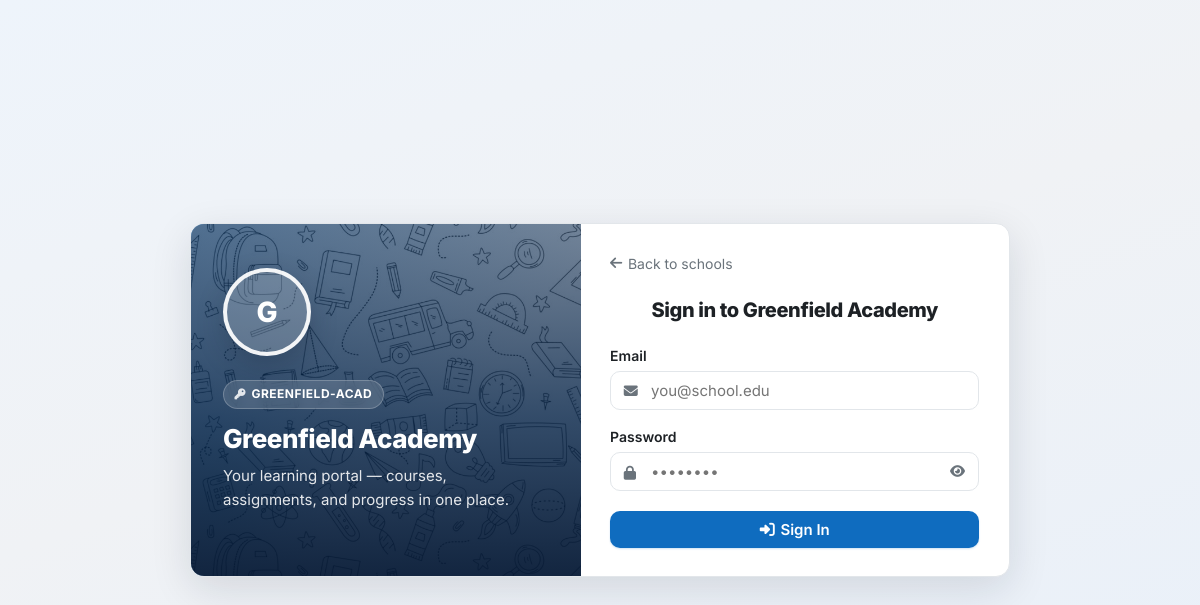
/login.php?code=GREENFIELD-ACAD, run on the app's committed database.
### tables this page shows
CREATE TABLE schools (
    id INT UNSIGNED AUTO_INCREMENT PRIMARY KEY,
    name VARCHAR(255) NOT NULL,
    slug VARCHAR(255) NOT NULL UNIQUE,
    school_code VARCHAR(32) DEFAULT NULL UNIQUE,
    email VARCHAR(255) NOT NULL,
    phone VARCHAR(50) DEFAULT NULL,
    address TEXT DEFAULT NULL,
    cover_image VARCHAR(512) DEFAULT NULL,
    logo_image VARCHAR(512) DEFAULT NULL,
    status ENUM('pending', 'active', 'rejected', 'suspended') NOT NULL DEFAULT 'pending',
    registered_at DATETIME NOT NULL DEFAULT CURRENT_TIMESTAMP,
    approved_at DATETIME DEFAULT NULL,
    approved_by INT UNSIGNED DEFAULT NULL,
    created_at DATETIME NOT NULL DEFAULT CURRENT_TIMESTAMP,
    updated_at DATETIME NOT NULL DEFAULT CURRENT_TIMESTAMP ON UPDATE CURRENT_TIMESTAMP
);

### includes/bootstrap.php (called while the page is built, shortened)
<?php
require_once __DIR__ . '/env.php';
require_once __DIR__ . '/helpers.php';
function db(): PDO
{
    static $pdo = null;
    if ($pdo === null) {
        $config = require __DIR__ . '/../config/database.php';
        $dsn = sprintf(
            'mysql:host=%s;dbname=%s;charset=%s',
            $config['host'],
            $config['dbname'],
            $config['charset']
        );
        $pdo = new PDO($dsn, $config['username'], $config['password'], [
            PDO::ATTR_ERRMODE            => PDO::ERRMODE_EXCEPTION,
            PDO::ATTR_DEFAULT_FETCH_MODE => PDO::FETCH_ASSOC,
            PDO::ATTR_EMULATE_PREPARES   => false,
            PDO::MYSQL_ATTR_INIT_COMMAND => "SET time_zone = '+00:00'",
        ]);
    }
    return $pdo;
}
require_once __DIR__ . '/auth.php';

### includes/auth.php (called while the page is built, shortened)
<?php
function resolveLoginSchool(?string $slug, int $id = 0, ?string $code = null): ?array
{
    if ($code !== null && $code !== '') {
        $stmt = db()->prepare('SELECT * FROM schools WHERE UPPER(school_code) = UPPER(?)');
        $stmt->execute([trim($code)]);
        return $stmt->fetch() ?: null;
    }
    return null;
}

### login.php (the view, shortened to what this page needs)
<?php
require_once __DIR__ . '/includes/bootstrap.php';
$prefillCode = normalizeSchoolCode($_GET['code'] ?? '');
$school = null;
if ($prefillCode !== '') {
    $school = resolveLoginSchool(null, 0, $prefillCode);
} elseif (trim($_GET['school'] ?? '') !== '') {
    $school = resolveLoginSchool(trim($_GET['school']), 0, null);
}
$schoolPreselected = $school
    && $school['status'] === 'active'
    && (
        (int) ($_POST['school_id'] ?? 0) > 0
        || ($_SERVER['REQUEST_METHOD'] !== 'POST' && ($prefillCode !== '' || trim($_GET['school'] ?? '') !== ''))
    );
$formAction = 'login.php';
$backUrl = $schoolPreselected ? url('index.php#schools') : url('index.php');
$authPanelClass = $schoolPreselected ? 'auth-split-panel auth-split-panel--school' : 'auth-split-panel auth-split-panel--platform';
$authPanelCover = ($schoolPreselected && $school) ? schoolCoverImageUrl($school) : '';
$authPanelStyle = $authPanelCover !== '' ? ' style="--auth-panel-cover: url(\'' . e($authPanelCover) . '\')"' : '';
?>
<!DOCTYPE html>
<html lang="en">
<head>
    <link rel="stylesheet" href="https://cdnjs.cloudflare.com/ajax/libs/font-awesome/6.5.1/css/all.min.css">
    <link rel="stylesheet" href="<?= url('assets/css/app.css') ?>">
</head>
<body>
<div class="auth-page">
    <div class="auth-card-split">
        <div class="<?= e($authPanelClass) ?>"<?= $authPanelStyle ?>>
            <div class="auth-split-panel-bg" aria-hidden="true">
                <span class="auth-split-panel-orb auth-split-panel-orb--1"></span>
                <span class="auth-split-panel-orb auth-split-panel-orb--2"></span>
                <span class="auth-split-panel-orb auth-split-panel-orb--3"></span>
            </div>
            <div class="auth-split-panel-content">
                <?= authPanelBrandHtml($schoolPreselected ? $school : null) ?>
                <?php if ($schoolPreselected): ?>
                    <?php if (!empty($school['school_code'])): ?>
                        <span class="auth-panel-code"><i class="fa-solid fa-key"></i><?= e($school['school_code']) ?></span>
                    <?php endif; ?>
                    <h2><?= e($school['name']) ?></h2>
                    <p class="auth-panel-tagline">Your learning portal — courses, assignments, and progress in one place.</p>
                <?php endif; ?>
            </div>
        </div>
        <div class="auth-split-form">
            <div class="auth-top">
                <a href="<?= e($backUrl) ?>" class="auth-footer-link muted"><i class="fa-solid fa-arrow-left"></i> Back<?= $schoolPreselected ? ' to schools' : ' to home' ?></a>
            </div>
            <div class="auth-brand" style="margin-bottom:1.25rem;">
                <span class="auth-brand-name" style="font-size:1.25rem;">
                    <?= $schoolPreselected ? 'Sign in to ' . e($school['name']) : 'Sign in to your school' ?>
                </span>
            </div>
            <form method="post" action="<?= url($formAction) ?>">
                <div class="form-group">
                    <label for="email">Email</label>
                    <div class="input-wrap">
                        <span class="input-wrap-icon"><i class="fa-solid fa-envelope"></i></span>
                        <input type="email" id="email" name="email" class="form-control" value="<?= old('email') ?>" required placeholder="you@school.edu" <?= $schoolPreselected ? 'autofocus' : '' ?>>
                    </div>
                </div>
                <div class="form-group">
                    <label for="password">Password</label>
                    <div class="input-wrap">
                        <span class="input-wrap-icon"><i class="fa-solid fa-lock"></i></span>
                        <input type="password" id="password" name="password" class="form-control" required placeholder="••••••••">
                    </div>
                </div>
                <button type="submit" class="btn btn-primary btn-block auth-submit">
                    <i class="fa-solid fa-right-to-bracket"></i> Sign In
                </button>
            </form>
        </div>
    </div>
</div>
</body>
</html>

### includes/helpers.php (shortened to what this page needs)
<?php
function siteLogoPath(): string
{
    return 'assets/img/Gemini_Generated_Image_lt629klt629klt62-removebg-preview.png';
}
function siteLogoUrl(): string
{
    return url(siteLogoPath());
}
function siteLogoImg(string $class = 'site-logo', ?string $alt = null): string
{
    return '<img src="' . e(siteLogoUrl()) . '" alt="' . e($alt ?? APP_NAME) . '" class="' . e($class) . '">';
}
function authPanelBrandHtml(?array $school = null): string
{
    if ($school !== null && ($school['status'] ?? '') === 'active') {
        $logoUrl = schoolLogoImageUrl($school);
        return '<div class="auth-panel-school-avatar" aria-hidden="true">' . e(schoolAvatarInitial($school)) . '</div>';
    }
    return siteLogoImg('site-logo site-logo--auth-panel');
}
function url(string $path = ''): string
{
    $path = ltrim($path, '/');
    $query = '';
    return BASE_URL . '/' . $path . $query;
}
function schoolDefaultCoverUrls(): array
{
    return [
        url('assets/img/school-covers/default-1.jpg'),
        url('assets/img/school-covers/default-2.jpg'),
        url('assets/img/school-covers/default-3.jpg'),
        url('assets/img/school-covers/default-4.jpg'),
    ];
}
function schoolCoverImageUrl(array $school): string
{
    $custom = trim((string) ($school['cover_image'] ?? ''));
    $defaults = schoolDefaultCoverUrls();
    $index = abs((int) ($school['id'] ?? 0)) % count($defaults);
    return $defaults[$index];
}
function schoolLogoImageUrl(array $school): ?string
{
    $custom = trim((string) ($school['logo_image'] ?? ''));
    return null;
}
function schoolAvatarInitial(array $school): string
{
    return strtoupper(mb_substr($school['name'] ?? 'S', 0, 1));
}
function e(?string $value): string
{
    return htmlspecialchars($value ?? '', ENT_QUOTES, 'UTF-8');
}
function old(string $key, string $default = ''): string
{
    return e($_SESSION['old'][$key] ?? $default);
}
function normalizeSchoolCode(string $code): string
{
    return strtoupper(trim($code));
}
    ?>

### data on the page
schools: name "G", school_code "GREENFIELD-ACAD", name "Greenfield Academy"
